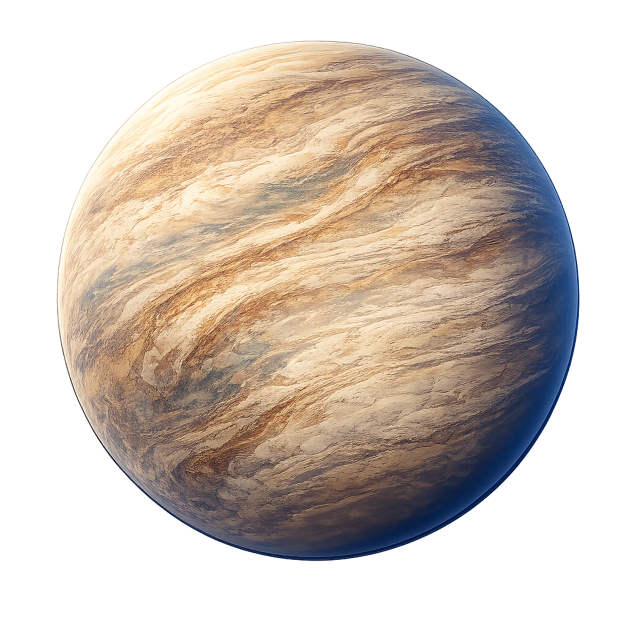
#> input picture docs/design/assets/planets/selected/planet-about-overview.webp, 1254 x 1254 px (shown at 1/2 size); its folder holds 4 pictures in this run
$ python audit-assets.py
#> lines starting #> are read from the running program, lines starting #| are printed output that depends on the picture
from __future__ import annotations

from pathlib import Path

from PIL import Image, ImageDraw


ROOT = Path(__file__).resolve().parent
SELECTED = ROOT / "selected"
EVIDENCE = ROOT.parents[1] / "qa" / "evidence"
PLANETS = ("about", "blog", "feed", "projects", "learn")
ROLES = {"overview": (1254, 1254), "focus": (1120, 840), "mobile": (640, 640)}
DEEP_SPACE = (10, 10, 12, 255)


def place(canvas: Image.Image, asset: Image.Image, center: tuple[int, int], width: int) -> None:
    ratio = width / asset.width
    resized = asset.resize((width, round(asset.height * ratio)), Image.Resampling.LANCZOS)
    x = round(center[0] - resized.width / 2)
    y = round(center[1] - resized.height / 2)
    canvas.alpha_composite(resized, (x, y))


def main() -> None:
    EVIDENCE.mkdir(parents=True, exist_ok=True)

    print("planet,role,dimensions,bytes,alpha_bbox,corner_alpha_max")
    for planet in PLANETS:
        for role, expected in ROLES.items():
            path = SELECTED / f"planet-{planet}-{role}.webp"
            with Image.open(path) as opened:
#> opened is the input picture: PIL image 1254x1254 RGBA; mean R, G, B, A 93.3, 81.6, 71.9, 138.7
                image = opened.convert("RGBA")
                if image.size != expected:
                    raise ValueError(f"{path.name}: {image.size} != {expected}")
                alpha = image.getchannel("A")
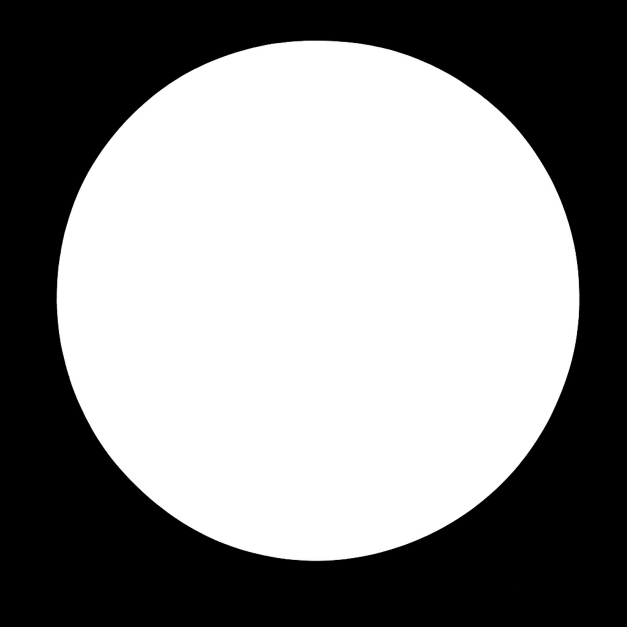
#> alpha: PIL image 1254x1254 L (shown at 1/2 size); min 0, max 255, mean 138.7
                corners = (
                    alpha.getpixel((0, 0)),
                    alpha.getpixel((image.width - 1, 0)),
                    alpha.getpixel((0, image.height - 1)),
                    alpha.getpixel((image.width - 1, image.height - 1)),
                )
#> corners = (0, 0, 0, 0)
                print(
                    f"{planet},{role},{image.width}x{image.height},{path.stat().st_size},"
                    f"{alpha.getbbox()},{max(corners)}"
                )
#| about,overview,1254x1254,389518,(112, 79, 1160, 1184),0

    desktop = Image.new("RGBA", (1366, 768), DEEP_SPACE)
    drift = {
        "about": ((1052, 138), 128),
        "blog": ((342, 207), 174),
        "feed": ((833, 330), 200),
        "projects": ((287, 560), 162),
        "learn": ((1025, 545), 153),
    }
    for planet, (center, width) in drift.items():
        with Image.open(SELECTED / f"planet-{planet}-overview.webp") as opened:
            place(desktop, opened.convert("RGBA"), center, width)
    draw = ImageDraw.Draw(desktop)
    draw.text((20, 20), "ASSET COMPOSITION TEST - NOT PRODUCTION UI", fill=(156, 163, 175, 180))
    desktop.convert("RGB").save(EVIDENCE / "phase4-3-planet-series-1366x768.png", optimize=True)

    mobile = Image.new("RGBA", (390, 844), DEEP_SPACE)
    mobile_positions = {
        "about": ((300, 130), 86),
        "blog": ((92, 230), 106),
        "feed": ((246, 342), 122),
        "projects": ((90, 540), 102),
        "learn": ((285, 620), 98),
    }
    for planet, (center, width) in mobile_positions.items():
        with Image.open(SELECTED / f"planet-{planet}-mobile.webp") as opened:
            place(mobile, opened.convert("RGBA"), center, width)
    draw = ImageDraw.Draw(mobile)
    draw.text((12, 12), "ASSET TEST - NOT UI", fill=(156, 163, 175, 180))
    mobile.convert("RGB").save(EVIDENCE / "phase4-3-planet-series-390x844.png", optimize=True)


if __name__ == "__main__":
#> (the run stopped early here; a loop or call above may not have finished)
